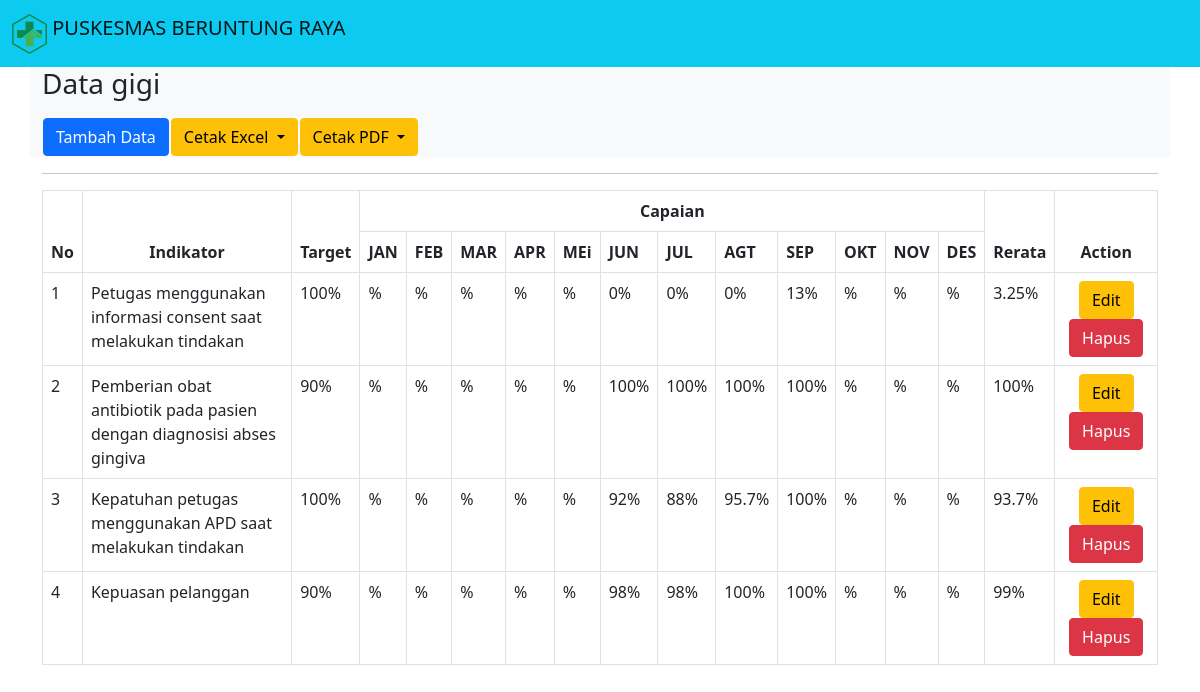
The app's page /ruangan/gigi.php with its own data.
### tables this page shows
CREATE TABLE `tb_indikator` (
  `id` int(11) NOT NULL,
  `indikator` varchar(225) NOT NULL,
  `target` varchar(10) NOT NULL,
  `jan` varchar(50) NOT NULL,
  `feb` varchar(50) NOT NULL,
  `mar` varchar(50) NOT NULL,
  `apr` varchar(50) NOT NULL,
  `mei` varchar(50) NOT NULL,
  `jun` varchar(10) NOT NULL,
  `jul` varchar(10) NOT NULL,
  `agt` varchar(10) NOT NULL,
  `sep` varchar(10) NOT NULL,
  `okt` varchar(50) NOT NULL,
  `nov` varchar(50) NOT NULL,
  `des` varchar(50) NOT NULL,
  `rata` varchar(10) NOT NULL,
  `ruangan` varchar(50) NOT NULL,
  `tahun` varchar(10) NOT NULL
);

### ruangan/gigi.php (the view, shortened to what this page needs)
<?php
include "header.php";
?>
<div class="container">
        <div class="row">
            <section class="bg-light ">
                <h3 class="pb-2">
                    Data gigi
                </h3>
                <table>
                    <th>
                        <a href="aksi/tambah_gigi.php"class="btn btn-primary" >Tambah Data</a>
                    </th>
                    <th>
                        <div class="dropdown">
                            <button class="btn btn-warning dropdown-toggle" type="button" id="dropdownMenuButton1" data-bs-toggle="dropdown" aria-expanded="false">
                            Cetak Excel
                            </button>
                        </div>
                    </th>
                    <th>
                        <div class="dropdown">
                            <button class="btn btn-warning dropdown-toggle" type="button" id="dropdownMenuButton1" data-bs-toggle="dropdown" aria-expanded="false">
                            Cetak PDF
                            </button>
                        </div>
                    </th>
                </table>
            </section>
        </div>
        <hr>
        <div class="row">
            <div class="table-responsive" id="no-more-tables">
                <table class="table table-bordered">
                <thead>
                        <tr align="center">
                          <th scope="col" rowspan="2">No</th>
                          <th scope="col" rowspan="2">Indikator</th>
                          <th scope="col" rowspan="2" >Target</th>
                          <th scope="col" colspan="12">Capaian</th>
                          <th scope="col" rowspan="2">Rerata</th>
                          <th scope="col" rowspan="2" colspan="2">Action</th>
                        </tr>
                        <tr>
                            <th>JAN</th>
                            <th>FEB</th>
                            <th>MAR</th>
                            <th>APR</th>
                            <th>MEi</th>
                            <th>JUN</th>
                            <th>JUL</th>
                            <th>AGT</th>
                            <th>SEP</th>
                            <th>OKT</th>
                            <th>NOV</th>
                            <th>DES</th>
                        </tr>
                      </thead>
                        <?php
                            include "../asset/koneksi/koneksi.php";
                            $no=1;
                            $query= mysqli_query($koneksi,"SELECT * FROM `tb_indikator` WHERE ruangan LIKE 'Ruangan gigi' ORDER BY tahun DESC");
                            while ($data = mysqli_fetch_array($query)){
                        ?>
                      <tbody>
                        <tr>
                            <td data-title="No"><?php echo $no++;?></td>
                            <td data-title="Indikator"><?php echo $data['indikator'];?></td>
                            <td data-title="Target"><?php echo $data['target'];?>%</td>
                            <td data-title="Januari"><?php echo $data['jan'];?>%</td>
                            <td data-title="Februari"><?php echo $data['feb'];?>%</td>
                            <td data-title="Maret"><?php echo $data['mar'];?>%</td>
                            <td data-title="April"><?php echo $data['apr'];?>%</td>
                            <td data-title="Mei"><?php echo $data['mei'];?>%</td>
                            <td data-title="Juni"><?php echo $data['jun'];?>%</td>
                            <td data-title="Juli"><?php echo $data['jul'];?>%</td>
                            <td data-title="Agustus"><?php echo $data['agt'];?>%</td>
                            <td data-title="September"><?php echo $data['sep'];?>%</td>
                            <td data-title="Oktober"><?php echo $data['okt'];?>%</td>
                            <td data-title="November"><?php echo $data['nov'];?>%</td>
                            <td data-title="Desember"><?php echo $data['des'];?>%</td>
                            <td data-title="Rerata"><?php echo $data['rata'];?>%</td>
                            <td data-title="Action" align="center"><a href="aksi/edit_gigi.php?id=<?php echo $data['id']; ?>"class="btn btn-warning">Edit</a>
                        <a href="aksi/hapus_gigi.php?id=<?php echo $data['id']; ?>" class="btn btn-danger">Hapus</a></td>
                        </tr>
                        <?php
                            }
                        ?>
                      </tbody>
                  </table>
            </div>
        </div>
      </div>
</body>
</html>

### records on screen
tb_indikator: indikator "Petugas menggunakan informasi consent saat melakukan tindakan", target "100", jun "0", jul "0", agt "0", sep "13", rata "3.25"
tb_indikator: indikator "Pemberian obat antibiotik pada pasien dengan diagnosisi abses gingiva", target "90", jun "100", jul "100", agt "100", sep "100", rata "100"
tb_indikator: indikator "Kepatuhan petugas menggunakan APD saat melakukan tindakan", target "100", jun "92", jul "88", agt "95.7", sep "100", rata "93.7"
tb_indikator: indikator "Kepuasan pelanggan", target "90", jun "98", jul "98", agt "100", sep "100", rata "99"
